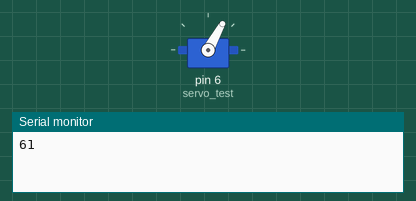
Simulated run of this sketch. Board: Arduino Uno, built with avr-gcc and run on an emulated ATmega328P. Shown: servo, the last lines printed to the serial monitor.

Above: at 0.05 s.
At 13.95 s:
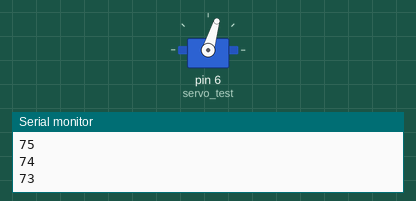
Timing chart, 0 to 23.4 s (numbered marks = the images above):
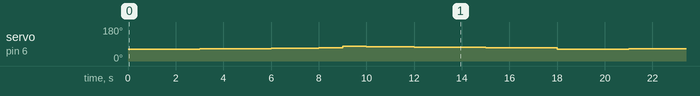

The sketch:

Conveyor_Belt_Test.ino
```cpp
#include <Servo.h>
#define TURN_TIME 1000 // Turn time determines the number of milliseconds the delay is
#define STOPPED_SERVO 69 // This is the equivilant of 90
#define LOADING_STATE 61 // This is the loading point on the drone
#define UNLOADING_STATE 77 // This is the unloading point to the tower

Servo servo_test;

int angle = 0; // Used as the angle of the servo
bool is_loading = true; // Used to check if the motor is loading

void setup()
{
  Serial.begin(9600);
  servo_test.attach(6);
  servo_test.write(STOPPED_SERVO);
}

void loop()
{

  if (is_loading == true) {
    for (angle = LOADING_STATE; angle <= 69; angle += 1)
    {
      Serial.print(angle, DEC);
      Serial.println(" ");
      servo_test.write(angle);
      delay(TURN_TIME); // Delay is used to prevent the for-loop from being repeated too soon

      if (angle == 69) {
        is_loading = false;
      }
    }
  }

  if (is_loading == false) {
    for (angle = UNLOADING_STATE; angle >= 69; angle -= 1)
    {
      Serial.print(angle, DEC);
      Serial.println(" ");
      servo_test.write(angle);
      delay(TURN_TIME); // Delay is used to prevent the for-loop from being repeated too soon

      if (angle == 69) {
        is_loading = true;
      }
    }
  }

}
```

Measured:
- by itself, servo on pin 6 (servo_test): repeats every 18.0 s: 63° 1.0 s, 64° 1.0 s, 65° 1.0 s, 66° 1.0 s, 67° 1.0 s, 68° 1.0 s, 69° 1.0 s, 77° 1.0 s, 76° 1.0 s, 75° 1.0 s, 74° 1.0 s, 73° 1.0 s, 72° 1.0 s, 71° 1.0 s, 70° 1.0 s, 69° 1.0 s, 61° 1.0 s, 62° 1.0 s
